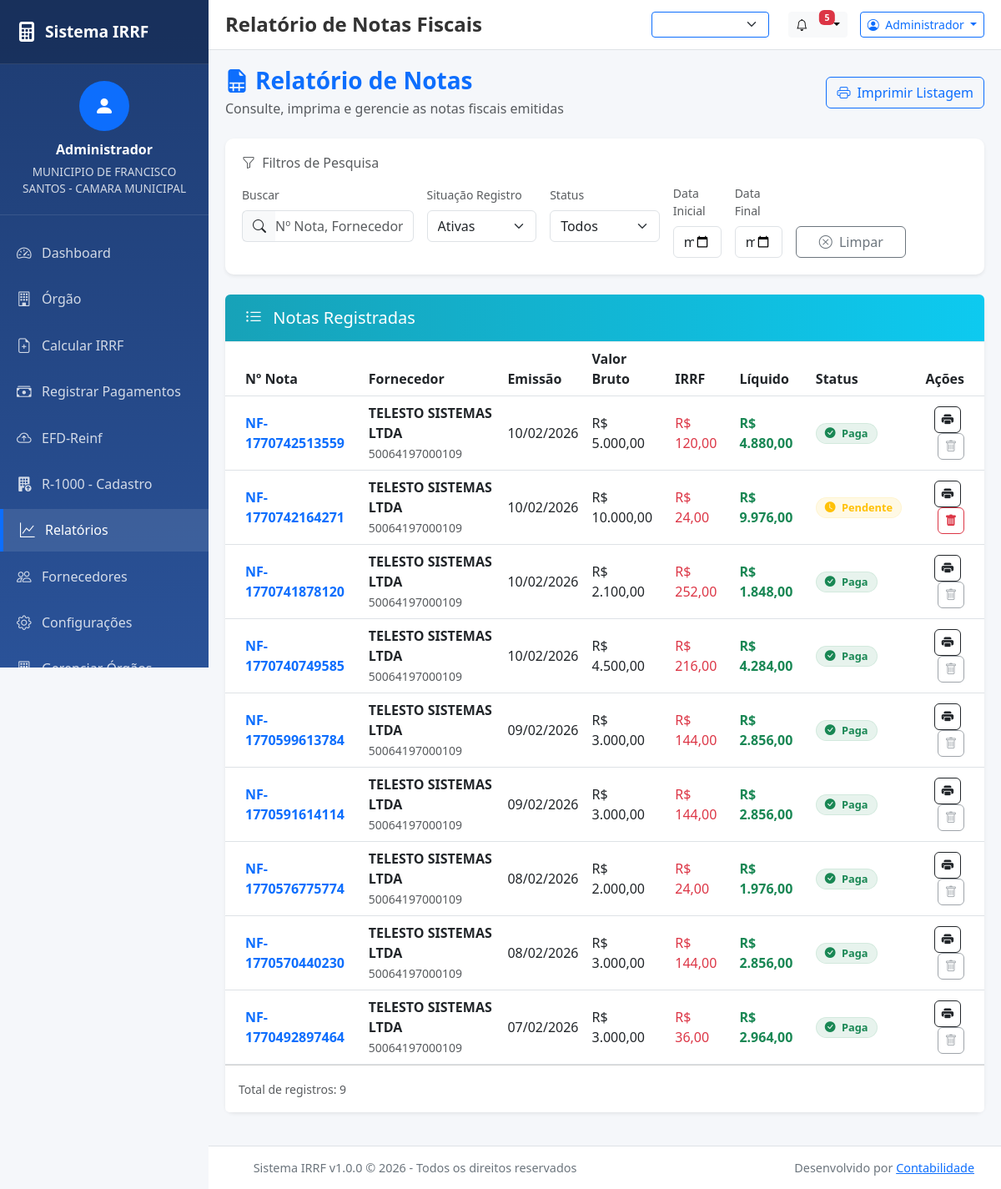
Page /public/relatorios.php (signed in) on the earlier database version.
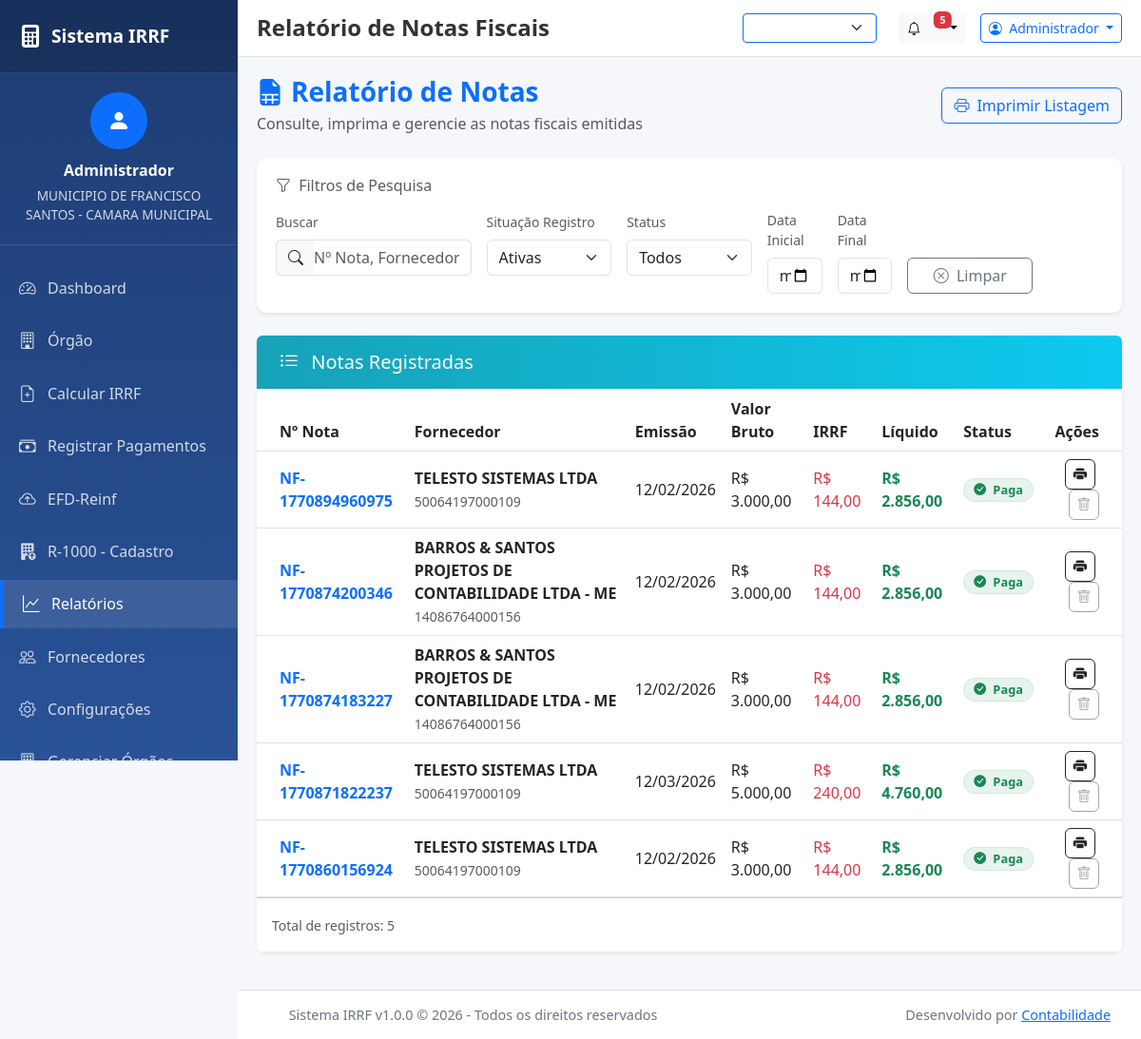
Same page on the later database version.
### tables this page shows
CREATE TABLE `notas_fiscais` (
  `id` int(11) NOT NULL,
  `id_orgao` int(11) NOT NULL,
  `id_fornecedor` int(11) NOT NULL,
  `id_natureza_servico` int(11) NOT NULL,
  `numero_nota` varchar(50) NOT NULL,
  `serie_nota` varchar(20) DEFAULT NULL,
  `data_emissao` date NOT NULL,
  `data_pagamento` date DEFAULT NULL,
  `valor_bruto` decimal(15,2) NOT NULL,
  `aliquota_aplicada` decimal(5,2) NOT NULL,
  `valor_irrf_retido` decimal(15,2) DEFAULT 0.00,
  `valor_iss_retido` decimal(15,2) DEFAULT 0.00,
  `valor_liquido` decimal(15,2) GENERATED ALWAYS AS (`valor_bruto` - `valor_irrf_retido` - `valor_iss_retido`) STORED,
  `caminho_anexo_pdf` varchar(255) DEFAULT NULL,
  `status_pagamento` enum('pendente','pago') DEFAULT 'pendente',
  `nota_ativa` tinyint(1) DEFAULT 1,
  `observacoes` text DEFAULT NULL,
  `descricao_servico` text DEFAULT NULL,
  `created_at` timestamp NOT NULL DEFAULT current_timestamp(),
  `updated_at` timestamp NULL DEFAULT current_timestamp() ON UPDATE current_timestamp()
);

CREATE TABLE `fornecedores` (
  `id` int(11) NOT NULL,
  `cnpj` varchar(18) NOT NULL,
  `razao_social` varchar(255) NOT NULL,
  `nome_fantasia` varchar(255) DEFAULT NULL,
  `regime_tributario` enum('simples_nacional','lucro_presumido','lucro_real','mei','outros') NOT NULL DEFAULT 'outros',
  `ativo` tinyint(1) DEFAULT 1,
  `endereco_completo` text DEFAULT NULL,
  `email` varchar(255) DEFAULT NULL,
  `telefone` varchar(20) DEFAULT NULL,
  `created_at` timestamp NOT NULL DEFAULT current_timestamp()
);

### public/relatorios.php (called while the page is built)
<?php
require_once __DIR__ . '/../app/Views/relatorios.php';
?>

### app/Core/Database.php (called while the page is built, shortened)
<?php
class Database {
    private static $instance = null;
    private $conn;
    private function __construct() {
        try {
            $dsn = "mysql:host=" . DB_HOST . ";dbname=" . DB_NAME . ";charset=utf8mb4";
            $options = [
                PDO::ATTR_ERRMODE => PDO::ERRMODE_EXCEPTION,
                PDO::ATTR_DEFAULT_FETCH_MODE => PDO::FETCH_ASSOC,
                PDO::ATTR_EMULATE_PREPARES => false,
                PDO::ATTR_PERSISTENT => false,
                PDO::MYSQL_ATTR_INIT_COMMAND => "SET NAMES utf8mb4 COLLATE utf8mb4_unicode_ci"
            ];
            $this->conn = new PDO($dsn, DB_USER, DB_PASS, $options);
        } catch (PDOException $e) {
            if (DEBUG_MODE) {
                die("Erro na conexão com o banco de dados: " . $e->getMessage());
            } else {
                error_log("Erro de conexão: " . $e->getMessage());
                die("Erro interno do sistema. Contate o administrador.");
            }
        }
    }
    public static function getInstance() {
        if (self::$instance === null) {
            self::$instance = new Database();
        }
        return self::$instance;
    }
    public function getConnection() {
        return $this->conn;
    }
}

### app/Core/Session.php (called while the page is built, shortened)
<?php
class Session {
    public static function get($key, $default = null) {
        return $_SESSION[$key] ?? $default;
    }
    public static function getUser() {
        return self::get('usuario');
    }
    public static function getIdOrgao() {
        $usuario = self::getUser();
        return $usuario['id_orgao'] ?? null;
    }
}
?>

### app/Models/NotaFiscal.php (called while the page is built, shortened)
<?php
require_once __DIR__ . '/../Core/Database.php';
class NotaFiscal {
    private $db;
    private $table = 'notas_fiscais';
    public function __construct() {
        $this->db = Database::getInstance()->getConnection();
    }
    public function listarPorOrgao($idOrgao, $limit = 100, $status = 1) {
        $sql = "SELECT nf.*, f.razao_social, f.cnpj, ns.descricao as natureza_desc
                FROM {$this->table} nf
                JOIN fornecedores f ON nf.id_fornecedor = f.id
                JOIN natureza_servicos ns ON nf.id_natureza_servico = ns.id
                WHERE nf.id_orgao = :id_orgao";
        if ($status !== -1) {
            $sql .= " AND nf.nota_ativa = :status";
        }
        $sql .= " ORDER BY nf.created_at DESC LIMIT :limit";
        $stmt = $this->db->prepare($sql);
        $stmt->bindParam(':id_orgao', $idOrgao, PDO::PARAM_INT);
        $stmt->bindParam(':limit', $limit, PDO::PARAM_INT);
        if ($status !== -1) {
            $stmt->bindParam(':status', $status, PDO::PARAM_INT);
        }
        $stmt->execute();
        return $stmt->fetchAll();
    }
}
?>

### app/Views/relatorios.php (the view, shortened to what the changed rows need)
<?php
require_once __DIR__ . '/../Core/Database.php';
require_once __DIR__ . '/../Models/NotaFiscal.php';
require_once __DIR__ . '/../Core/Session.php';
$usuarioLogado = Session::getUser();
$idOrgao = Session::getIdOrgao() ?? $usuarioLogado['id_orgao'] ?? null;
$situacao = $_GET['situacao'] ?? 'ativas';
$statusDb = ($situacao === 'inativas') ? 0 : (($situacao === 'todas') ? -1 : 1);
$notaModel = new NotaFiscal();
$listaNotas = $notaModel->listarPorOrgao($idOrgao, 500, $statusDb);
require_once __DIR__ . '/layout/header.php';
?>
<div class="main-container">
    <div class="d-flex justify-content-between align-items-center mb-4">
        <div>
            <h1 class="h3 mb-1" style="color: var(--primary-color); font-weight: 700;">
                <i class="bi bi-file-earmark-spreadsheet-fill me-2"></i>Relatório de Notas
            </h1>
        </div>
    </div>
    <div class="card border-0 shadow-sm">
        <div class="card-body p-0">
            <div class="table-responsive">
                <table class="table table-hover align-middle mb-0" id="tabelaNotas">
                    <thead class="bg-light">
                        <tr>
                            <th class="ps-4">Nº Nota</th>
                            <th>Fornecedor</th>
                            <th>Emissão</th>
                            <th>Valor Bruto</th>
                            <th>IRRF</th>
                            <th>Líquido</th>
                            <th>Status</th>
                            <th class="text-end pe-4 d-print-none">Ações</th>
                        </tr>
                    </thead>
                    <tbody>
                        <?php if (empty($listaNotas)): ?>
                            <tr>
                                <td colspan="8" class="text-center py-5 text-muted">
                                    <i class="bi bi-inbox display-4 d-block mb-3"></i>
                                    Nenhuma cálculo de IRRF encontrado.
                                </td>
                            </tr>
                        <?php else: ?>
                            <?php foreach ($listaNotas as $nota): ?>
                                <?php $isInativa = isset($nota['nota_ativa']) && $nota['nota_ativa'] == 0; ?>
                                <tr class="nota-row <?php echo $isInativa ? 'row-inativa text-muted' : ''; ?>"
                                    data-texto="<?php echo strtolower($nota['numero_nota'] . ' ' . $nota['razao_social'] . ' ' . ($nota['cnpj'] ?? '')); ?>"
                                    data-status="<?php echo $nota['status_pagamento']; ?>"
                                    data-data="<?php echo $nota['data_emissao']; ?>"
                                    id="row-<?php echo $nota['id']; ?>">
                                    <td class="ps-4 fw-bold text-primary">
                                        <?php echo htmlspecialchars($nota['numero_nota']); ?>
                                    </td>
                                    <td>
                                        <div class="fw-semibold text-dark"><?php echo htmlspecialchars($nota['razao_social']); ?></div>
                                        <small class="text-muted"><?php echo htmlspecialchars($nota['cnpj'] ?? ''); ?></small>
                                    </td>
                                    <td>
                                        <?php echo date('d/m/Y', strtotime($nota['data_emissao'])); ?>
                                    </td>
                                    <td>
                                        R$ <?php echo number_format($nota['valor_bruto'], 2, ',', '.'); ?>
                                    </td>
                                    <td class="text-danger">
                                        R$ <?php echo number_format($nota['valor_irrf_retido'], 2, ',', '.'); ?>
                                    </td>
                                    <td class="text-success fw-bold">
                                        R$ <?php echo number_format($nota['valor_liquido'], 2, ',', '.'); ?>
                                    </td>
                                    <td>
                                        <?php if ($nota['status_pagamento'] === 'pago'): ?>
                                            <span class="badge bg-success bg-opacity-10 text-success border border-success border-opacity-10 status-badge">
                                                <i class="bi bi-check-circle-fill me-1"></i> Paga
                                            </span>
                                        <?php else: ?>
                                            <span class="badge bg-warning bg-opacity-10 text-warning border border-warning border-opacity-10 status-badge">
                                                <i class="bi bi-clock-fill me-1"></i> Pendente
                                            </span>
                                        <?php endif; ?>
                                    </td>
                                    <td class="text-end pe-4 d-print-none">
                                        <button class="btn btn-outline-dark action-btn me-1" onclick="imprimirNota(<?php echo $nota['id']; ?>)" title="Imprimir Nota">
                                            <i class="bi bi-printer-fill" style="font-size: 0.9rem;"></i>
                                        </button>
                                        <?php if ($nota['status_pagamento'] !== 'pago' && !$isInativa): ?>
                                            <button class="btn btn-outline-danger action-btn" onclick="inativarNota(<?php echo $nota['id']; ?>, '<?php echo $nota['numero_nota']; ?>')" title="Inativar/Excluir">
                                                <i class="bi bi-trash-fill" style="font-size: 0.9rem;"></i>
                                            </button>
                                        <?php else: ?>
                                            <button class="btn btn-outline-secondary action-btn" disabled title="Notas pagas não podem ser excluídas">
                                                <i class="bi bi-trash" style="font-size: 0.9rem;"></i>
                                            </button>
                                        <?php endif; ?>
                                    </td>
                                </tr>
                            <?php endforeach; ?>
                        <?php endif; ?>
                    </tbody>
                </table>
            </div>
        </div>
        <div class="card-footer bg-white py-3">
            <small class="text-muted">Total de registros: <span id="totalRegistros"><?php echo count($listaNotas); ?></span></small>
        </div>
    </div>
</div>
<?php require_once __DIR__ . '/layout/footer.php'; ?>

Differences in the rows shown:
removed notas_fiscais: numero_nota "NF-1770742513559", id_fornecedor.razao_social "TELESTO SISTEMAS LTDA", id_fornecedor.cnpj "50064197000109", data_emissao "10/02/2026", valor_bruto "5.000,00", valor_irrf_retido "120,00", valor_liquido "4.880,00", status_pagamento "pago" (drawn)
removed notas_fiscais: numero_nota "NF-1770742164271", id_fornecedor.razao_social "TELESTO SISTEMAS LTDA", id_fornecedor.cnpj "50064197000109", data_emissao "10/02/2026", valor_bruto "10.000,00", valor_irrf_retido "24,00", valor_liquido "9.976,00", status_pagamento "pendente" (drawn)
removed notas_fiscais: numero_nota "NF-1770741878120", id_fornecedor.razao_social "TELESTO SISTEMAS LTDA", id_fornecedor.cnpj "50064197000109", data_emissao "10/02/2026", valor_bruto "2.100,00", valor_irrf_retido "252,00", valor_liquido "1.848,00", status_pagamento "pago" (drawn)
removed notas_fiscais: numero_nota "NF-1770740749585", id_fornecedor.razao_social "TELESTO SISTEMAS LTDA", id_fornecedor.cnpj "50064197000109", data_emissao "10/02/2026", valor_bruto "4.500,00", valor_irrf_retido "216,00", valor_liquido "4.284,00", status_pagamento "pago" (drawn)
removed notas_fiscais: numero_nota "NF-1770599613784", id_fornecedor.razao_social "TELESTO SISTEMAS LTDA", id_fornecedor.cnpj "50064197000109", data_emissao "09/02/2026", valor_bruto "3.000,00", valor_irrf_retido "144,00", valor_liquido "2.856,00", status_pagamento "pago" (drawn)
changed notas_fiscais (number 1 of 5 on the later page): numero_nota "NF-1770591614114" → "NF-1770894960975"; data_emissao "09/02/2026" → "12/02/2026"
now on this page (row edited): notas_fiscais: numero_nota "NF-1770874200346", id_fornecedor.razao_social "BARROS & SANTOS PROJETOS DE CONTABILIDADE LTDA - ME", id_fornecedor.cnpj "14086764000156", data_emissao "12/02/2026", valor_bruto "3.000,00", valor_irrf_retido "144,00", valor_liquido "2.856,00", status_pagamento "pago" (drawn)
changed notas_fiscais (number 3 of 5 on the later page): numero_nota "NF-1770576775774" → "NF-1770874183227"; id_fornecedor.razao_social "TELESTO SISTEMAS LTDA" → "BARROS & SANTOS PROJETOS DE CONTABILIDADE LTDA - ME"; id_fornecedor.cnpj "50064197000109" → "14086764000156"; data_emissao "08/02/2026" → "12/02/2026"; valor_bruto "2.000,00" → "3.000,00"; valor_irrf_retido "24,00" → "144,00"; valor_liquido "1.976,00" → "2.856,00"
changed notas_fiscais (number 4 of 5 on the later page): numero_nota "NF-1770570440230" → "NF-1770871822237"; data_emissao "08/02/2026" → "12/03/2026"; valor_bruto "3.000,00" → "5.000,00"; valor_irrf_retido "144,00" → "240,00"; valor_liquido "2.856,00" → "4.760,00"
changed notas_fiscais (number 5 of 5 on the later page): numero_nota "NF-1770492897464" → "NF-1770860156924"; data_emissao "07/02/2026" → "12/02/2026"; valor_irrf_retido "36,00" → "144,00"; valor_liquido "2.964,00" → "2.856,00"
Other differences:
count($listaNotas): "9" → "5"
